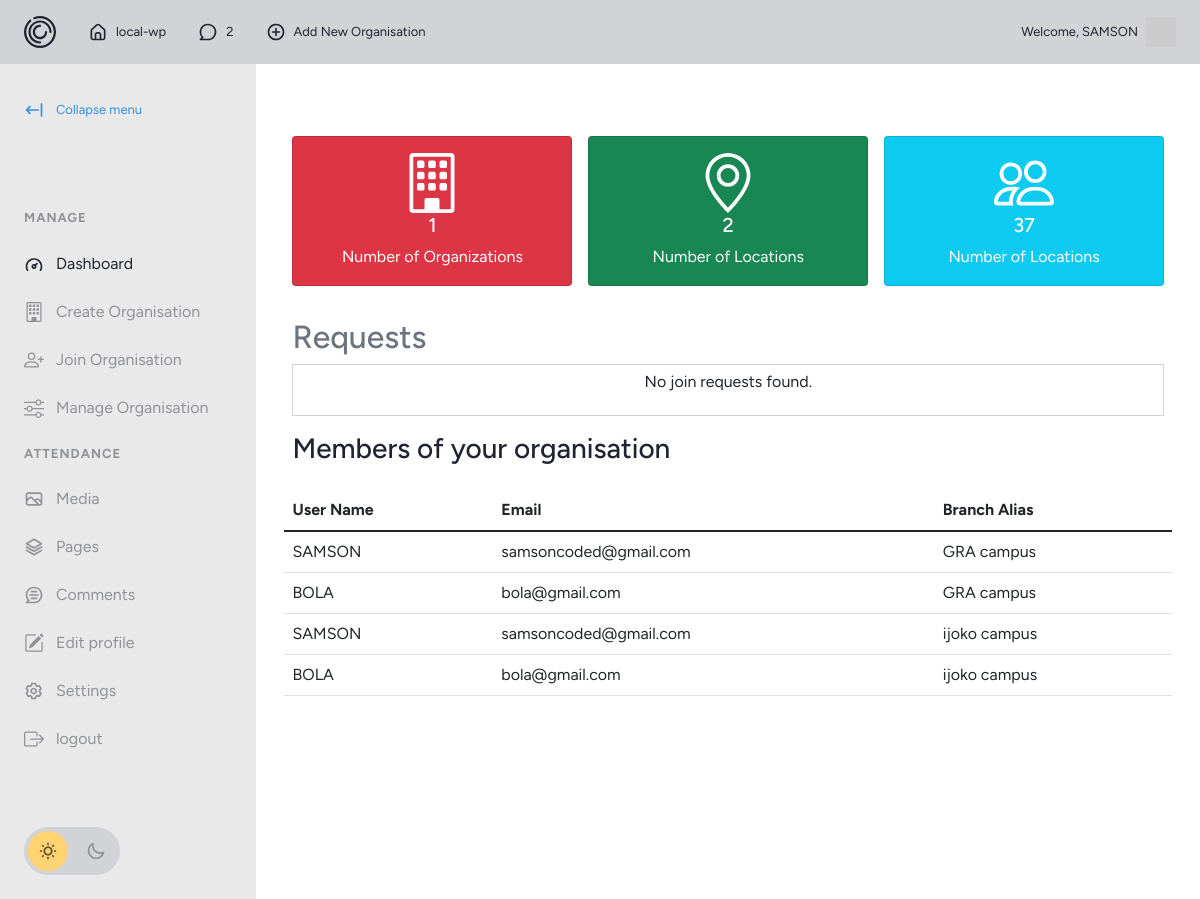
The page /dashboard/ (signed in) on the database its author committed.
### myapp/models.py (models this page shows, shortened)
class User(db.Model, UserMixin):
    __tablename__ = 'users'
    id = db.Column(db.Integer, primary_key=True)
    username = db.Column(db.String(80), unique=True, nullable=False)
    email = db.Column(db.String(150), unique=True, nullable=False)
    password = db.Column(db.String(150))
    created_at = db.Column(db.DateTime(timezone=True), default=func.now())
    organizations = db.relationship('Organization', backref=backref('created_by_users', lazy=True), lazy='dynamic', cascade="all, delete-orphan")
    locations = db.relationship('Location', secondary=user_locations, backref=db.backref('members', lazy='dynamic'))

class Location(db.Model):
    __tablename__ = 'locations'
    id = db.Column(db.Integer, primary_key=True)
    name = db.Column(db.String(100), nullable=False)
    organization_id = db.Column(db.Integer, db.ForeignKey('organizations.id'), nullable=False)
    longitude = db.Column(db.Float, nullable=False)
    latitude = db.Column(db.Float, nullable=False)
    alias = db.Column(db.String(200), nullable=False)
    address = db.Column(db.String(200), nullable=False)
    qr_codes = db.relationship('QRCode', backref='location', lazy=True, cascade="all, delete-orphan")

### myapp/views.py (the view)
@views.route('/dashboard/')
@login_required
def dashboard():
    user_id = current_user.id  # Get the current user's ID
    organizations = Organization.query.options(
        joinedload(Organization.locations),
        joinedload(Organization.join_requests).joinedload(JoinRequest.location)
    ).filter_by(user_id=user_id).all()
    pending_join_requests = [request for org in organizations for request in org.join_requests if request.status == 'pending']
    member_details = []
    if any(org.locations for org in organizations):
        for org in organizations:
            for location in org.locations:
                for member in location.members:
                    member_details.append({
                        'name': member.username,
                        'email': member.email,
                        'alias': location.alias  # Assuming the 'alias' represents the branch
                    })
    organization_count = len(organizations)
    location_count = sum(len(org.locations) for org in organizations)
    return render_template(
        'dashboard_base.html',
        name=current_user.username,
        organization_count=organization_count,
        location_count=location_count,
        organizations=organizations,
        join_requests=pending_join_requests,
        member_details=member_details if member_details else None,
        location=Location
    )

### myapp/__init__.py (called while the page is built)
def create_app():
    app = Flask(__name__)
    app.config['SECRET_KEY'] = 'helloworld'
    app.config['SQLALCHEMY_DATABASE_URI'] = f"sqlite:///{DB_NAME}"
    db.init_app(app)
    app.config['SQLALCHEMY_TRACK_MODIFICATIONS'] = False
    migrate = Migrate(app, db)
    from .views import views
    from .auth import auth
    app.register_blueprint(views, url_prefix='/')
    app.register_blueprint(auth, url_prefix='/')
    from .models import User
    create_database(app)
    login_manager = LoginManager()
    login_manager.login_view = "auth.login"
    login_manager.init_app(app)
    @login_manager.user_loader
    def load_user(id):
        return User.query.get(int(id))
    return app

### myapp/templates/dashboard_base.html (shortened to what this page needs)
  <!DOCTYPE html>
<html lang="en">
<head>
	{% block head %}
	<link rel="stylesheet" href="https://cdn.jsdelivr.net/npm/modern-normalize@1.1.0/modern-normalize.min.css">
	<link href="https://cdn.jsdelivr.net/npm/bootstrap@5.1.3/dist/css/bootstrap.min.css" rel="stylesheet">
	<link rel="stylesheet" href="{{url_for('static', filename='css/dashboard.css')}}">
	<link rel="stylesheet" href="https://cdnjs.cloudflare.com/ajax/libs/font-awesome/6.0.0-beta3/css/all.min.css">
	{% endblock %}
</head>
<body>
	<header id="main-header">
			<nav>
			<ul>
				<li id="main-header__logo">
					<a href="index.html">
						<svg>
							<use xlink:href="#logo"></use>
						</svg>
					</a>
				</li>
				<li>
					<a href="#">
						<svg>
							<use xlink:href="#icon-house"></use>
						</svg>
						<span>local-wp</span>
					</a>
				</li>
				<li>
					<a href="#">
						<svg>
							<use xlink:href="#icon-top-comments"></use>
						</svg>
						<span>2</span>
					</a>
				</li>
				<li>
					<a href="#">
						<svg>
							<use xlink:href="#icon-add"></use>
						</svg>
						<span>Add New Organisation</span>
					</a>
				</li>
			</ul>
			<a href="#">
				<span>Welcome, {{name}}</span>
				<img class="profile_image" src='https://api.dicebear.com/7.x/micah/svg?seed={{name}}'' alt="profile image">
			</a>
		</nav>
	</header>
	<section id="main">
		<div id="sidebar">
			<button id="sidebar__collapse">
				<svg>
					<use xlink:href="#icon-collapse"></use>
				</svg>
				<span>Collapse menu</span>
			</button>
			<nav id="sidebar__nav">
				<ul>
					<li class="menu-heading"><span>Manage</span></li>
					<li>
						<a href="/dashboard" class="active">
							<svg>
								<use xlink:href="#icon-dashboard"></use>
							</svg>
							<span>Dashboard</span>
						</a>
					</li>
					<li>
						<a href="/create_org">
							<span>Create Organisation</span>
						</a>
					</li>
					<li>
						<a href="/join_org">
							<span>Join Organisation</span>
						</a>
					</li>
					{% block menu %}
					<li>
						<a href="/manage_org">
							<span>Manage Organisation</span>
						</a>
					</li>
					<li class="menu-heading"><span>Attendance</span></li>
						<li>
						<a href="#">
							<svg>
								<use xlink:href="#icon-media"></use>
							</svg>
							<span>Media</span>
						</a>
						</li>
						<li>
						<a href="#">
							<svg>
								<use xlink:href="#icon-pages"></use>
							</svg>
							<span>Pages</span>
						</a>
						</li>
						<li>
						<a href="#">
							<svg>
								<use xlink:href="#icon-comments"></use>
							</svg>
							<span>Comments</span>
						</a>
						</li>
					{% endblock %}
<li>
						<a href="#">
							<span>Edit profile</span>
						</a>
					</li>
					<li>
						<a href="#">
							<svg>
								<use xlink:href="#icon-settings"></use>
							</svg>
							<span>Settings</span>
						</a>
					</li>
					<li>
						<a href="/logout">
								<span>logout</span>
						</a>
					</li>
				</ul>
			</nav>
			<div id="sidebar__theme-switcher">
				<svg id="sidebar__theme-switcher__sun">
					<use xlink:href="#icon-sun"></use>
				</svg>
				<svg id="sidebar__theme-switcher__moon">
					<use xlink:href="#icon-moon"></use>
				</svg>
			</div>
		</div>
		<div id="main-content">
			<div id="main-content__container col-md-12 mx-auto">
				{% block content %}
				<div class="container mt-5">
					<div class="row g-3">
						<div class="col-md-4">
							<div class="card text-white bg-danger mb-3">
								<div class="card-body text-center">
									<h5 class="card-title">{{ organization_count }}</h5>
									<p class="card-text"><a href="/manage_org" style="text-decoration: none; color: white;">Number of Organizations</a></p>
								</div>
							</div>
						</div>
						<div class="col-md-4">
							<div class="card text-white bg-success mb-3">
								<div class="card-body text-center">
									<h5 class="card-title">{{ location_count }}</h5>
									<p class="card-text">
										<a href="#" style="text-decoration: none; color: white;">Number of Locations</a>
									</p>
								</div>
							</div>
						</div>
						<div class="col-md-4">
							<div class="card text-white bg-info mb-3">
								<div class="card-body text-center">
									  <h5 class="card-title">37</h5>
									<p class="card-text">Number of Locations</p>
								</div>
							</div>
						</div>
				<div class="col-md-12 mx-auto">
				<h2 class="text-muted">Requests</h2>
				<div class="custom-border w-100">
					{% if join_requests %}
					{% for join_request in join_requests %}
						<div class="card text-white mb-3" style="border: 2px solid goldenrod; margin-bottom: 20px;">
							<div class="card-body text-center">
								<p class="card-text">
									{{ join_request.user.username }} requested to join {{ join_request.organization.name }} ({{ join_request.location.alias }})
								</p>
								<form method="POST" action="{{ url_for('views.approve_join_request', join_request_id=join_request.id) }}" style="display: inline-block;">
									<button type="submit" class="btn btn-sm btn-success">
										Approve
										<svg xmlns="http://www.w3.org/2000/svg" width="16" height="16" fill="currentColor" class="bi bi-check2" viewBox="0 0 16 16">
											<path d="M13.854 3.646a.5.5 0 0 1 0 .708l-7 7a.5.5 0 0 1-.708 0l-3.5-3.5a.5.5 0 1 1 .708-.708L6.5 10.293l6.646-6.647a.5.5 0 0 1 .708 0z"/>
										</svg>
									</button>
								</form>
								<form method="POST" action="{{ url_for('views.decline_join_request', join_request_id=join_request.id) }}" style="display: inline-block;">
									<button type="submit" class="btn btn-sm btn-danger">
										Decline
										<svg xmlns="http://www.w3.org/2000/svg" width="16" height="16" fill="currentColor" class="bi bi-x" viewBox="0 0 16 16">
											<path d="M4.646 4.646a.5.5 0 0 1 .708 0L8 7.293l2.646-2.647a.5.5 0 0 1 .708.708L8.707 8l2.647 2.646a.5.5 0 0 1-.708.708L8 8.707l-2.646 2.647a.5.5 0 0 1-.708-.708L7.293 8 4.646 5.354a.5.5 0 0 1 0-.708z"/>
										</svg>
									</button>
								</form>
							</div>
						</div>
					{% endfor %}
				{% else %}
					<p class="text-center">No join requests found.</p>
				{% endif %}
			</div>
		</div>
		{% if member_details %}
        <h3>Members of your organisation</h3>
        <table class="table">
            <thead>
                <tr>
                    <th>User Name</th>
                    <th>Email</th>
                    <th>Branch Alias</th>
                </tr>
            </thead>
            <tbody>
                {% for member in member_details %}
                <tr>
                    <td>{{ member.name }}</td>
                    <td>{{ member.email }}</td>
                    <td>{{ member.alias }}</td>
                </tr>
                {% endfor %}
            </tbody>
        </table>
        {% endif %}
{% endblock %}
			</div>
		</div>
	</section>
</body>
</html>

### rows shown on the page
User: username "SAMSON", name "SAMSON" "SAMSON", email "samsoncoded@gmail.com" "samsoncoded@gmail.com"
Location: alias "GRA campus" "GRA campus"
User: name "BOLA" "BOLA", email "bola@gmail.com" "bola@gmail.com"
Location: alias "ijoko campus" "ijoko campus"

### other values the page prints
{{ organization_count }} "1"
{{ location_count }} "2"
